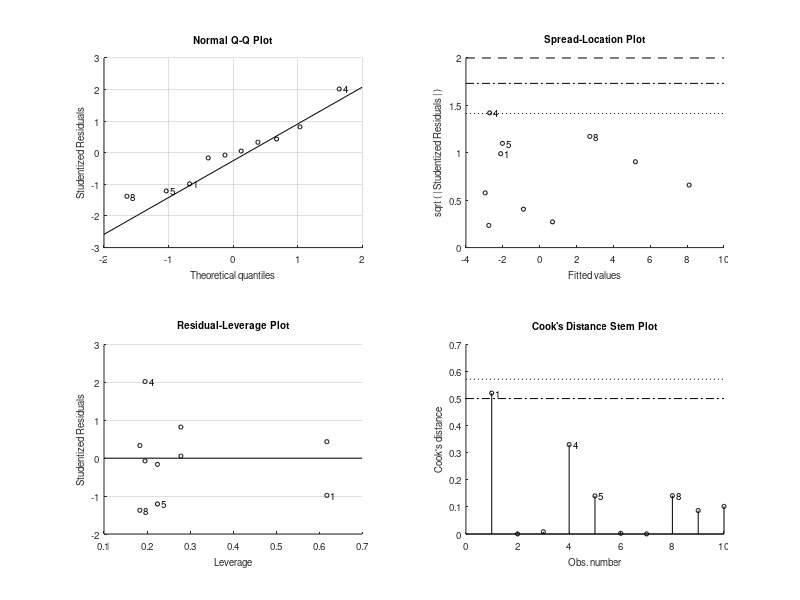

Source code (MATLAB): (Note: this script raises an error after producing the figure.)
clear all
close all
%%

y = [-2.73 -2.71 -2.65 -.87 -3.1 -1.03 .63 1.46 5.9 8.38]' ;
t = [1 2 3 4 5 6 7 8 9 10]' ;
t2 = [1 2 3 4 5 6 7 8 9 10 11 12]' ;
nu = 7;

%%

p = [t.^1 t.^2] ;
lm = fitlm(p, y) ;

%%
a_hat = lm.Coefficients.Estimate(3)
b_hat = lm.Coefficients.Estimate(2)
c_hat = lm.Coefficients.Estimate(1)

err_a = lm.Coefficients.SE(3)*sqrt(nu/(nu-2))
err_b = lm.Coefficients.SE(2)*sqrt(nu/(nu-2))
err_c = lm.Coefficients.SE(1)*sqrt(nu/(nu-2))

model =  a_hat.*t2.^2 + b_hat.*t2 + c_hat;

%%

y_12 = a_hat*12^2 + b_hat*12 + c_hat

%%

n=100;

a_err = (a_hat+randn(n,1)*err_a);
b_err = (b_hat+randn(n,1)*err_b);
c_err = (c_hat+randn(n,1)*err_c);

y_12_mat = [];

for n = 1:100
    model_err = a_err(n).*t2.^2 + b_err(n).*t2 + c_err(n);
    plot(model_err)
    y_12_mat = [y_12_mat model_err(12)];
    hold on
end
%hold off
%%
err_y_12 = std(y_12_mat)
%%

% figure
% hold on
scatter(t, y, 'filled')
scatter(12, y_12, 'filled')
plot(model, color = 'b', LineWidth = 4)
hold off

